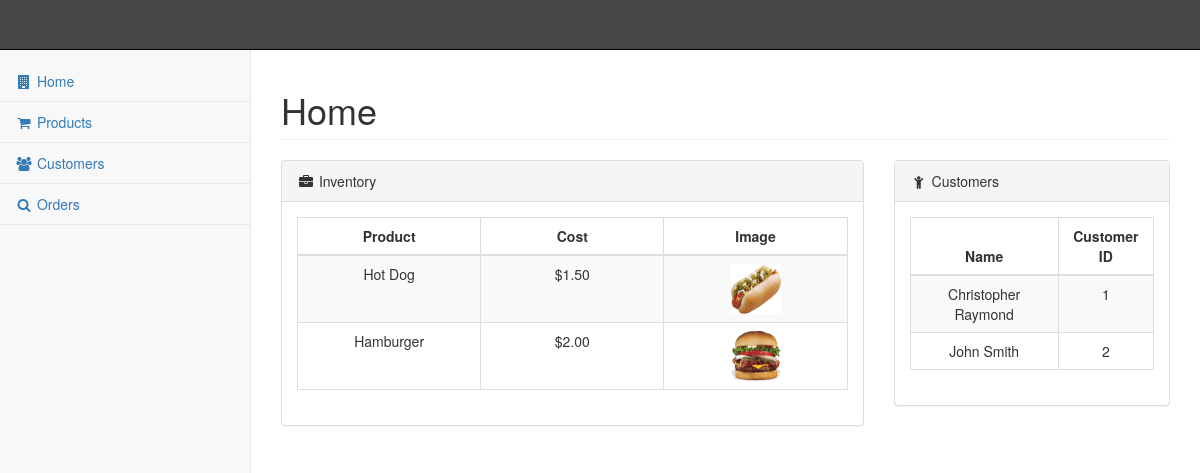
The page / on the database its author committed.
### tables this page shows
CREATE TABLE IF NOT EXISTS `product` (
  `PRODUCT_ID` int NOT NULL AUTO_INCREMENT,
  `DESCRIPTION` varchar(256) NOT NULL,
  `TYPE` enum('APPETIZER','SALAD','BEVERAGE','MAINDISH','DESSERT') DEFAULT NULL,
  `QUANTITY` int NOT NULL,
  `COST` varchar(10) NOT NULL,
  `PRODUCT_IMAGE` varchar(256) NOT NULL,
  PRIMARY KEY (`PRODUCT_ID`)
);

CREATE TABLE IF NOT EXISTS `customer` (
  `NAME` varchar(254) NOT NULL,
  `PHONENO` varchar(12) NOT NULL,
  `ADDRESS` varchar(256) NOT NULL,
  `EMAIL` varchar(100) NOT NULL,
  `USERNAME` varchar(12) NOT NULL,
  `PASSWORD` varchar(12) NOT NULL,
  `CREATEDDATE` datetime NOT NULL,
  `IDNUMBER` int NOT NULL AUTO_INCREMENT,
  PRIMARY KEY (`IDNUMBER`),
  UNIQUE KEY `EMAIL_UNIQUE` (`EMAIL`)
);

### index.php (the view, shortened to what this page needs)
<?php include_once ($_SERVER['DOCUMENT_ROOT'].'/pages/header.php'); ?>
<div id="page-wrapper">
    <div class="row">
        <div class="col-lg-12">
            <h1 class="page-header">Home</h1>
        </div>
    </div>
    <div class="row">
        <div class="col-lg-8">
            <div class="panel panel-default">
                <div class="panel-heading">
                    <i class="fa fa-briefcase fa-fw"></i> Inventory
                </div>
                <div class="panel-body">
                    <table id="products" class="table table-striped table-bordered"><?php
							$query = "SELECT product_id, description, type, quantity, cost, product_image FROM PRODUCT WHERE QUANTITY > 0 ORDER BY product_id ASC";
							$result = $mysqli->query($query);
				            echo "<thead>";
					        	echo "<th style='text-align:center' width=\"" . 100/mysqli_num_fields($result) . "%\">Product</th>";
	        					echo "<th style='text-align:center' width=\"" . 100/mysqli_num_fields($result) . "%\">Cost</th>";
	            				echo "<th style='text-align:center' width=\"" . 100/mysqli_num_fields($result) . "%\">Image</th></tr>";
				            echo "</thead>";
				            echo "<tbody>";
				            	while($row = mysqli_fetch_array($result)){
				                  	echo "<tr>";
				                  	echo "<td align='center'>" . $row['description'] . "</td>";
				                  	echo "<td align='center'>$" . $row['cost'] . "</td>";
				                  	echo "<td align='center'><img src=\"/images/" . $row['product_image'] . "\" alt=\"" . $row['description'] . "\" style=\"width:50px;height:50px\"></td>";
				                  	echo "</tr>";
				                  }
			                  ?>
			            </tbody>
					</table>
                </div>
            </div>
        </div>
        <div class="col-lg-4">
            <div class="panel panel-default">
                <div class="panel-heading">
                    <i class="fa fa-child fa-fw"></i> Customers
                </div>
                <div class="panel-body">
					<table id="history" class="table table-striped table-bordered"><?php
						$query = "SELECT name, idnumber FROM CUSTOMER ORDER BY IDNUMBER ASC";
						$result = $mysqli->query($query);
				        echo "<thead>";
					      	echo "<th style='text-align:center' width=\"" . 2*(100/(mysqli_num_fields($result)+2)) . "%\">Name</th>";
	            			echo "<th style='text-align:center' width=\"" . 100/(mysqli_num_fields($result)+2) . "%\">Customer ID</th></tr>";
				        echo "</thead>";
				        echo "<tbody>";
				          	while($row = mysqli_fetch_array($result)){
				               	echo "<tr>";
				               	echo "<td align='center'>" . $row['name'] . "</td>";
				               	echo "<td align='center'>" . $row['idnumber'] . "</td>";
							}
			                  ?>
			            </tbody>
					</table>
                </div>
            </div>
        </div>
    </div>
</div>
<?php
include_once ($_SERVER['DOCUMENT_ROOT'].'/pages/footer.php');
?>

### rows shown on the page
product: DESCRIPTION "Hot Dog", COST "1.50", PRODUCT_IMAGE (picture)
product: DESCRIPTION "Hamburger", COST "2.00", PRODUCT_IMAGE (picture)
customer: NAME "Christopher Raymond", IDNUMBER "1"
customer: NAME "John Smith", IDNUMBER "2"
